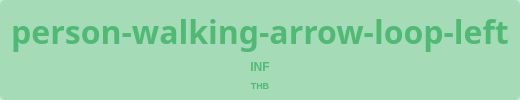
                        <widget class="QFrame" name="returnlimitframe">
                         <property name="sizePolicy">
                          <sizepolicy hsizetype="Fixed" vsizetype="Fixed">
                           <horstretch>0</horstretch>
                           <verstretch>0</verstretch>
                          </sizepolicy>
                         </property>
                         <property name="minimumSize">
                          <size>
                           <width>79</width>
                           <height>81</height>
                          </size>
                         </property>
                         <property name="layoutDirection">
                          <enum>Qt::LeftToRight</enum>
                         </property>
                         <property name="styleSheet">
                          <string notr="true">QFrame {

	background-color: rgba(79, 186, 116, 76.5);
	border-radius: 5px;
}

QLabel {
	
	background-color: rgba(255, 255, 255, 0);
	color: #4FBA74;
}</string>
                         </property>
                         <property name="frameShape">
                          <enum>QFrame::StyledPanel</enum>
                         </property>
                         <property name="frameShadow">
                          <enum>QFrame::Raised</enum>
                         </property>
                         <layout class="QVBoxLayout" name="verticalLayout_25">
                          <property name="topMargin">
                           <number>9</number>
                          </property>
                          <property name="bottomMargin">
                           <number>9</number>
                          </property>
                          <item>
                           <widget class="QLabel" name="returnlimiticon">
                            <property name="font">
                             <font>
                              <family>Font Awesome 6 Free</family>
                              <pointsize>24</pointsize>
                              <bold>true</bold>
                             </font>
                            </property>
                            <property name="styleSheet">
                             <string notr="true">color: #4FBA74;</string>
                            </property>
                            <property name="text">
                             <string>person-walking-arrow-loop-left</string>
                            </property>
                            <property name="alignment">
                             <set>Qt::AlignCenter</set>
                            </property>
                           </widget>
                          </item>
                          <item>
                           <widget class="QLabel" name="returnlimitlabel">
                            <property name="font">
                             <font>
                              <family>Arial</family>
                              <bold>true</bold>
                             </font>
                            </property>
                            <property name="text">
                             <string>INF</string>
                            </property>
                            <property name="alignment">
                             <set>Qt::AlignCenter</set>
                            </property>
                           </widget>
                          </item>
                          <item>
                           <widget class="QLabel" name="limitcurrency_4">
                            <property name="font">
                             <font>
                              <family>Arial</family>
                              <pointsize>7</pointsize>
                              <bold>true</bold>
                             </font>
                            </property>
                            <property name="text">
                             <string>THB</string>
                            </property>
                            <property name="alignment">
                             <set>Qt::AlignCenter</set>
                            </property>
                           </widget>
                          </item>
                         </layout>
                        </widget>
